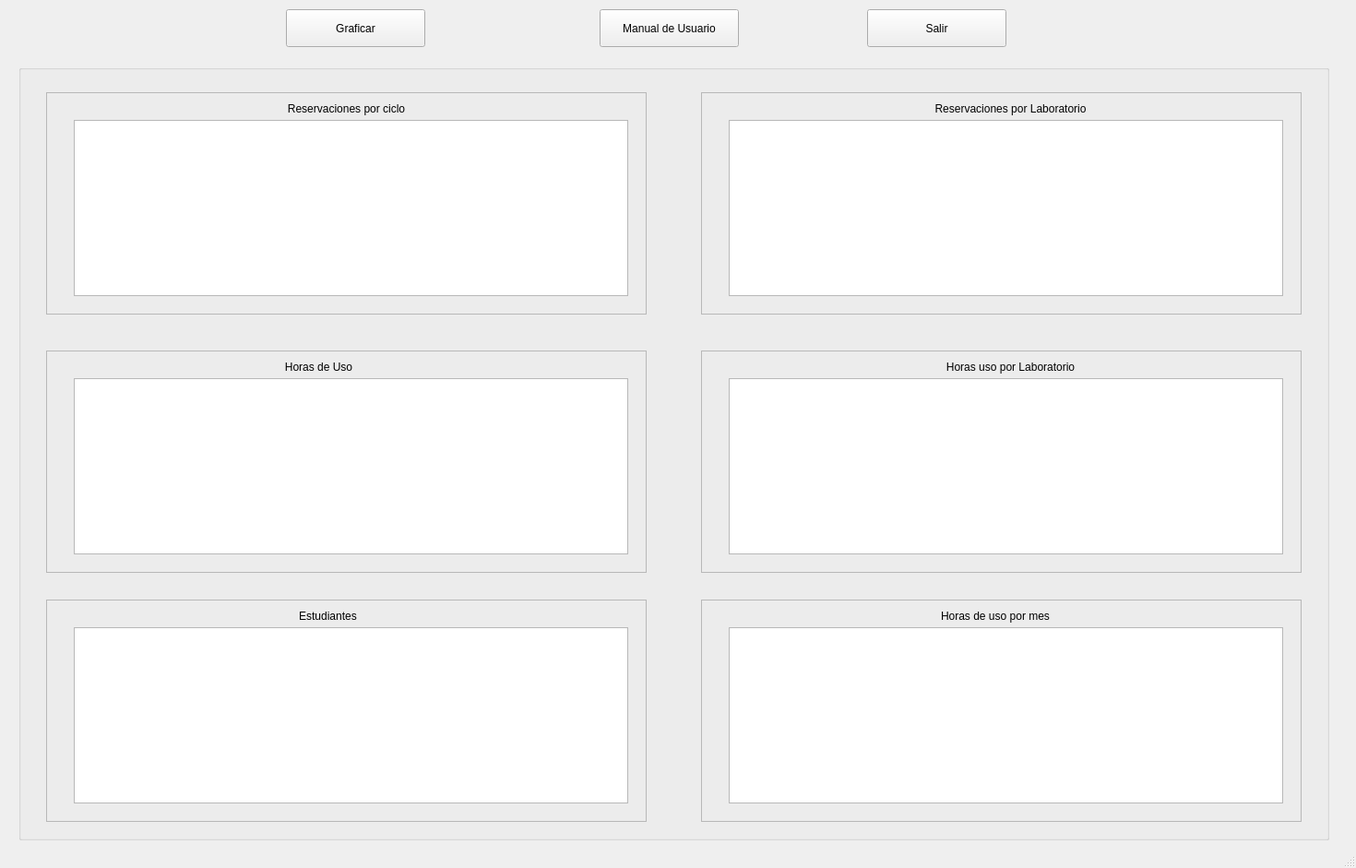
<?xml version="1.0" encoding="UTF-8"?>
<ui version="4.0">
 <class>MainWindow</class>
 <widget class="QMainWindow" name="MainWindow">
  <property name="geometry">
   <rect>
    <x>0</x>
    <y>0</y>
    <width>1470</width>
    <height>941</height>
   </rect>
  </property>
  <property name="windowTitle">
   <string>Info UTPL</string>
  </property>
  <widget class="QWidget" name="centralwidget">
   <widget class="QPushButton" name="pushButton_2">
    <property name="geometry">
     <rect>
      <x>310</x>
      <y>10</y>
      <width>151</width>
      <height>41</height>
     </rect>
    </property>
    <property name="text">
     <string>Graficar</string>
    </property>
   </widget>
   <widget class="QGroupBox" name="groupBox">
    <property name="geometry">
     <rect>
      <x>20</x>
      <y>70</y>
      <width>1421</width>
      <height>841</height>
     </rect>
    </property>
    <property name="title">
     <string/>
    </property>
    <property name="alignment">
     <set>Qt::AlignCenter</set>
    </property>
    <widget class="QFrame" name="frame">
     <property name="geometry">
      <rect>
       <x>30</x>
       <y>30</y>
       <width>651</width>
       <height>241</height>
      </rect>
     </property>
     <property name="frameShape">
      <enum>QFrame::StyledPanel</enum>
     </property>
     <property name="frameShadow">
      <enum>QFrame::Raised</enum>
     </property>
     <widget class="QGraphicsView" name="graphicD1">
      <property name="geometry">
       <rect>
        <x>30</x>
        <y>30</y>
        <width>601</width>
        <height>191</height>
       </rect>
      </property>
     </widget>
     <widget class="QLabel" name="label">
      <property name="geometry">
       <rect>
        <x>210</x>
        <y>10</y>
        <width>231</width>
        <height>16</height>
       </rect>
      </property>
      <property name="text">
       <string>Reservaciones por ciclo</string>
      </property>
      <property name="alignment">
       <set>Qt::AlignCenter</set>
      </property>
     </widget>
    </widget>
    <widget class="QFrame" name="frame_2">
     <property name="geometry">
      <rect>
       <x>30</x>
       <y>310</y>
       <width>651</width>
       <height>241</height>
      </rect>
     </property>
     <property name="frameShape">
      <enum>QFrame::StyledPanel</enum>
     </property>
     <property name="frameShadow">
      <enum>QFrame::Raised</enum>
     </property>
     <widget class="QGraphicsView" name="graphicD1_2">
      <property name="geometry">
       <rect>
        <x>30</x>
        <y>30</y>
        <width>601</width>
        <height>191</height>
       </rect>
      </property>
     </widget>
     <widget class="QLabel" name="label_2">
      <property name="geometry">
       <rect>
        <x>180</x>
        <y>10</y>
        <width>231</width>
        <height>16</height>
       </rect>
      </property>
      <property name="text">
       <string>Horas de Uso</string>
      </property>
      <property name="alignment">
       <set>Qt::AlignCenter</set>
      </property>
     </widget>
    </widget>
    <widget class="QFrame" name="frame_3">
     <property name="geometry">
      <rect>
       <x>30</x>
       <y>580</y>
       <width>651</width>
       <height>241</height>
      </rect>
     </property>
     <property name="frameShape">
      <enum>QFrame::StyledPanel</enum>
     </property>
     <property name="frameShadow">
      <enum>QFrame::Raised</enum>
     </property>
     <widget class="QGraphicsView" name="graphicD1_3">
      <property name="geometry">
       <rect>
        <x>30</x>
        <y>30</y>
        <width>601</width>
        <height>191</height>
       </rect>
      </property>
     </widget>
     <widget class="QLabel" name="label_3">
      <property name="geometry">
       <rect>
        <x>190</x>
        <y>10</y>
        <width>231</width>
        <height>16</height>
       </rect>
      </property>
      <property name="text">
       <string>Estudiantes</string>
      </property>
      <property name="alignment">
       <set>Qt::AlignCenter</set>
      </property>
     </widget>
    </widget>
    <widget class="QFrame" name="frame_4">
     <property name="geometry">
      <rect>
       <x>740</x>
       <y>30</y>
       <width>651</width>
       <height>241</height>
      </rect>
     </property>
     <property name="frameShape">
      <enum>QFrame::StyledPanel</enum>
     </property>
     <property name="frameShadow">
      <enum>QFrame::Raised</enum>
     </property>
     <widget class="QGraphicsView" name="graphicD1_4">
      <property name="geometry">
       <rect>
        <x>30</x>
        <y>30</y>
        <width>601</width>
        <height>191</height>
       </rect>
      </property>
     </widget>
     <widget class="QLabel" name="label_4">
      <property name="geometry">
       <rect>
        <x>220</x>
        <y>10</y>
        <width>231</width>
        <height>16</height>
       </rect>
      </property>
      <property name="text">
       <string>Reservaciones por Laboratorio</string>
      </property>
      <property name="alignment">
       <set>Qt::AlignCenter</set>
      </property>
     </widget>
    </widget>
    <widget class="QFrame" name="frame_5">
     <property name="geometry">
      <rect>
       <x>740</x>
       <y>310</y>
       <width>651</width>
       <height>241</height>
      </rect>
     </property>
     <property name="frameShape">
      <enum>QFrame::StyledPanel</enum>
     </property>
     <property name="frameShadow">
      <enum>QFrame::Raised</enum>
     </property>
     <widget class="QGraphicsView" name="graphicD1_5">
      <property name="geometry">
       <rect>
        <x>30</x>
        <y>30</y>
        <width>601</width>
        <height>191</height>
       </rect>
      </property>
     </widget>
     <widget class="QLabel" name="label_5">
      <property name="geometry">
       <rect>
        <x>220</x>
        <y>10</y>
        <width>231</width>
        <height>16</height>
       </rect>
      </property>
      <property name="text">
       <string>Horas uso por Laboratorio</string>
      </property>
      <property name="alignment">
       <set>Qt::AlignCenter</set>
      </property>
     </widget>
    </widget>
    <widget class="QFrame" name="frame_6">
     <property name="geometry">
      <rect>
       <x>740</x>
       <y>580</y>
       <width>651</width>
       <height>241</height>
      </rect>
     </property>
     <property name="frameShape">
      <enum>QFrame::StyledPanel</enum>
     </property>
     <property name="frameShadow">
      <enum>QFrame::Raised</enum>
     </property>
     <widget class="QGraphicsView" name="graphicD1_6">
      <property name="geometry">
       <rect>
        <x>30</x>
        <y>30</y>
        <width>601</width>
        <height>191</height>
       </rect>
      </property>
     </widget>
     <widget class="QLabel" name="label_6">
      <property name="geometry">
       <rect>
        <x>260</x>
        <y>10</y>
        <width>231</width>
        <height>16</height>
       </rect>
      </property>
      <property name="text">
       <string>Horas de uso por mes</string>
      </property>
     </widget>
    </widget>
   </widget>
   <widget class="QPushButton" name="pushButton_3">
    <property name="geometry">
     <rect>
      <x>650</x>
      <y>10</y>
      <width>151</width>
      <height>41</height>
     </rect>
    </property>
    <property name="text">
     <string>Manual de Usuario</string>
    </property>
   </widget>
   <widget class="QPushButton" name="pushButton_4">
    <property name="geometry">
     <rect>
      <x>940</x>
      <y>10</y>
      <width>151</width>
      <height>41</height>
     </rect>
    </property>
    <property name="text">
     <string>Salir</string>
    </property>
   </widget>
  </widget>
  <widget class="QMenuBar" name="menubar">
   <property name="geometry">
    <rect>
     <x>0</x>
     <y>0</y>
     <width>1470</width>
     <height>22</height>
    </rect>
   </property>
  </widget>
  <widget class="QStatusBar" name="statusbar"/>
 </widget>
 <resources/>
 <connections/>
 <slots>
  <slot>mybutton_clicked()</slot>
 </slots>
</ui>
